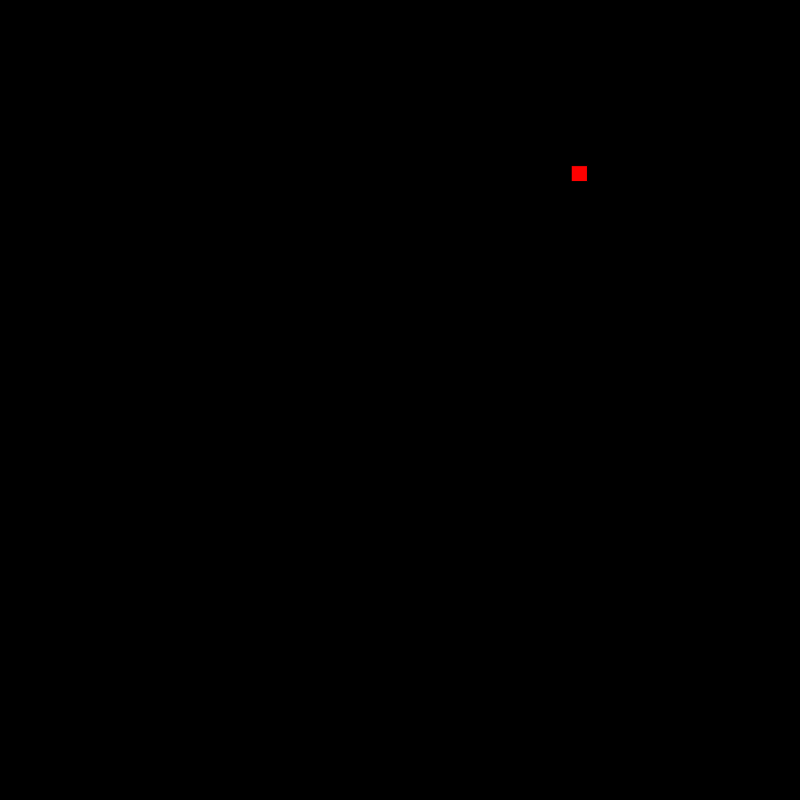
Frame 1 (no input)
Frame 60 (no input): identical to frame 1, image omitted
Frame 120 (the mouse pressed at the canvas centre since frame 60): identical to frame 1, image omitted

The p5.js sketch that drew this single still picture (run headless with seeded random() and noise() and a simulated clock; from frame 60 on, the mouse is pressed at the canvas centre):

// p5.js sketch
// ── sketch.js
let Canvas_x = 800;
let Canvas_y = 800;
let Tiles = 50;
let Tile_Dimension = Canvas_x / Tiles;
let FPS = 15;

function setup() {    
    createCanvas(Canvas_x, Canvas_y);
    food = new Food();
}


function Food(){
    this.x_offset = random(Tiles);
    this.y_offset = random(Tiles);
    this.x = this.x_offset * Tile_Dimension;
    this.y = this.y_offset * Tile_Dimension;
    
    this.show = function(){
        rect(this.x, this.y, Tile_Dimension, Tile_Dimension);
        
    }
    
}

function draw() {
    background(0, 0, 0);
    
    fill(255,0,0);
    food.show();
}
